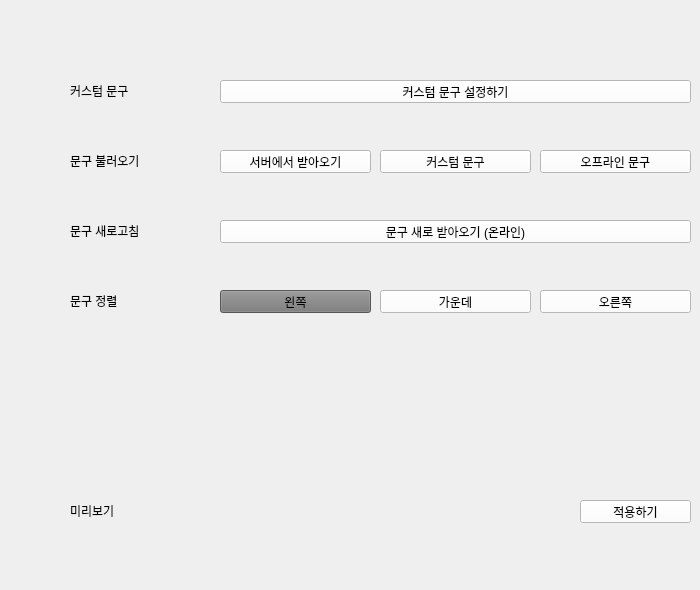
   <widget class="QWidget" name="text_setting_page">
    <widget class="QPushButton" name="t_apply">
     <property name="geometry">
      <rect>
       <x>580</x>
       <y>500</y>
       <width>111</width>
       <height>23</height>
      </rect>
     </property>
     <property name="styleSheet">
      <string notr="true">background-color: rgb(255, 255, 255);
color: rgb(0, 0, 0);</string>
     </property>
     <property name="text">
      <string>적용하기</string>
     </property>
    </widget>
    <widget class="QLabel" name="t_preview_label">
     <property name="geometry">
      <rect>
       <x>70</x>
       <y>500</y>
       <width>101</width>
       <height>21</height>
      </rect>
     </property>
     <property name="text">
      <string>미리보기</string>
     </property>
    </widget>
    <widget class="QPushButton" name="t_mode_online">
     <property name="geometry">
      <rect>
       <x>220</x>
       <y>150</y>
       <width>151</width>
       <height>23</height>
      </rect>
     </property>
     <property name="styleSheet">
      <string notr="true">background-color: rgb(255, 255, 255);
color: rgb(0, 0, 0);</string>
     </property>
     <property name="text">
      <string>서버에서 받아오기</string>
     </property>
    </widget>
    <widget class="QPushButton" name="t_custext_set">
     <property name="geometry">
      <rect>
       <x>220</x>
       <y>80</y>
       <width>471</width>
       <height>23</height>
      </rect>
     </property>
     <property name="styleSheet">
      <string notr="true">background-color: rgb(255, 255, 255);
color: rgb(0, 0, 0);</string>
     </property>
     <property name="text">
      <string>커스텀 문구 설정하기</string>
     </property>
    </widget>
    <widget class="QLabel" name="t_custext_label">
     <property name="geometry">
      <rect>
       <x>70</x>
       <y>80</y>
       <width>101</width>
       <height>21</height>
      </rect>
     </property>
     <property name="text">
      <string>커스텀 문구</string>
     </property>
    </widget>
    <widget class="QLabel" name="t_mode_label">
     <property name="geometry">
      <rect>
       <x>70</x>
       <y>150</y>
       <width>101</width>
       <height>21</height>
      </rect>
     </property>
     <property name="text">
      <string>문구 불러오기</string>
     </property>
    </widget>
    <widget class="QPushButton" name="t_mode_offline">
     <property name="geometry">
      <rect>
       <x>380</x>
       <y>150</y>
       <width>151</width>
       <height>23</height>
      </rect>
     </property>
     <property name="styleSheet">
      <string notr="true">background-color: rgb(255, 255, 255);
color: rgb(0, 0, 0);</string>
     </property>
     <property name="text">
      <string>커스텀 문구</string>
     </property>
    </widget>
    <widget class="QLabel" name="t_reflesh_label">
     <property name="geometry">
      <rect>
       <x>70</x>
       <y>220</y>
       <width>101</width>
       <height>21</height>
      </rect>
     </property>
     <property name="text">
      <string>문구 새로고침</string>
     </property>
    </widget>
    <widget class="QPushButton" name="t_reflesh_text">
     <property name="geometry">
      <rect>
       <x>220</x>
       <y>220</y>
       <width>471</width>
       <height>23</height>
      </rect>
     </property>
     <property name="styleSheet">
      <string notr="true">background-color: rgb(255, 255, 255);
color: rgb(0, 0, 0);</string>
     </property>
     <property name="text">
      <string>문구 새로 받아오기 (온라인)</string>
     </property>
    </widget>
    <widget class="QLabel" name="t_preview">
     <property name="geometry">
      <rect>
       <x>220</x>
       <y>440</y>
       <width>261</width>
       <height>141</height>
      </rect>
     </property>
     <property name="autoFillBackground">
      <bool>false</bool>
     </property>
     <property name="styleSheet">
      <string notr="true"/>
     </property>
     <property name="text">
      <string/>
     </property>
    </widget>
    <widget class="QPushButton" name="t_align_left">
     <property name="geometry">
      <rect>
       <x>220</x>
       <y>290</y>
       <width>151</width>
       <height>23</height>
      </rect>
     </property>
     <property name="styleSheet">
      <string notr="true">background-color: rgb(120,120,120);
color: rgb(0,0,0);</string>
     </property>
     <property name="text">
      <string>왼쪽</string>
     </property>
    </widget>
    <widget class="QPushButton" name="t_align_center">
     <property name="geometry">
      <rect>
       <x>380</x>
       <y>290</y>
       <width>151</width>
       <height>23</height>
      </rect>
     </property>
     <property name="styleSheet">
      <string notr="true">background-color: rgb(255, 255, 255);
color: rgb(0, 0, 0);</string>
     </property>
     <property name="text">
      <string>가운데</string>
     </property>
    </widget>
    <widget class="QPushButton" name="t_align_right">
     <property name="geometry">
      <rect>
       <x>540</x>
       <y>290</y>
       <width>151</width>
       <height>23</height>
      </rect>
     </property>
     <property name="styleSheet">
      <string notr="true">background-color: rgb(255, 255, 255);
color: rgb(0, 0, 0);</string>
     </property>
     <property name="text">
      <string>오른쪽</string>
     </property>
    </widget>
    <widget class="QLabel" name="t_align_label">
     <property name="geometry">
      <rect>
       <x>70</x>
       <y>290</y>
       <width>81</width>
       <height>21</height>
      </rect>
     </property>
     <property name="text">
      <string>문구 정렬</string>
     </property>
    </widget>
    <widget class="QPushButton" name="t_mode_offline_2">
     <property name="geometry">
      <rect>
       <x>540</x>
       <y>150</y>
       <width>151</width>
       <height>23</height>
      </rect>
     </property>
     <property name="styleSheet">
      <string notr="true">background-color: rgb(255, 255, 255);
color: rgb(0, 0, 0);</string>
     </property>
     <property name="text">
      <string>오프라인 문구</string>
     </property>
    </widget>
   </widget>
